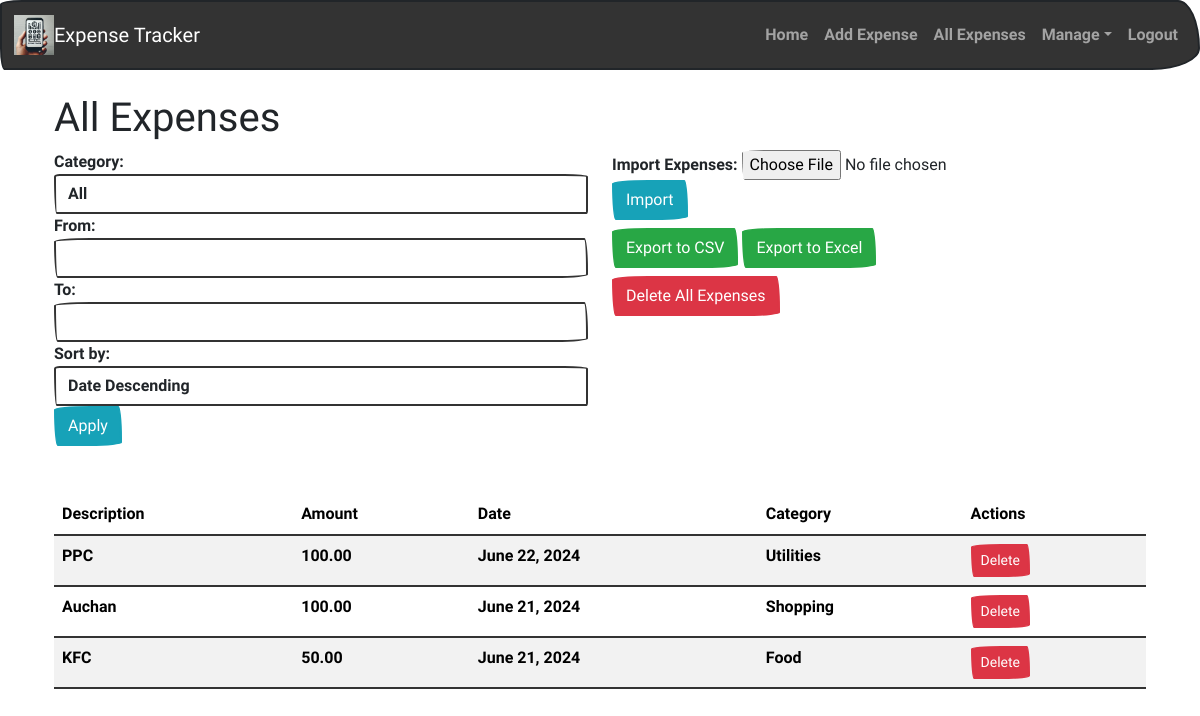
/all/ (signed in), run on the app's committed database.
### expenses/models.py (models this page shows, shortened)
class Expense(models.Model):
    user = models.ForeignKey(User, on_delete=models.CASCADE)
    description = models.CharField(max_length=255)
    amount = models.DecimalField(max_digits=10, decimal_places=2)
    amount_base = models.DecimalField(max_digits=10, decimal_places=2, editable=False, null=True, blank=True)
    date = models.DateField()
    currency = models.CharField(max_length=3, validators=[validate_currency])
    category = models.ForeignKey(Category, on_delete=models.SET_NULL, null=True, blank=True)
    created_at = models.DateTimeField(auto_now_add=True)
    updated_at = models.DateTimeField(auto_now=True)

class Category(models.Model):
    name = models.CharField(max_length=255)

### expenses/views.py (the view)
# urls.py: path('all/', views.all_expenses, name='all_expenses'),
@login_required
def all_expenses(request):
    categories = Category.objects.all()
    selected_category = request.GET.get('category', 'all')
    from_date = request.GET.get('from_date', '')
    to_date = request.GET.get('to_date', '')
    sort_by = request.GET.get('sort_by', 'date_desc')
    expenses = Expense.objects.filter(user=request.user)
    if selected_category != 'all':
        expenses = expenses.filter(category_id=selected_category)
    if from_date:
        expenses = expenses.filter(date__gte=datetime.strptime(from_date, '%d-%m-%Y'))
    if to_date:
        expenses = expenses.filter(date__lte=datetime.strptime(to_date, '%d-%m-%Y'))
    if sort_by == 'date_asc':
        expenses = expenses.order_by('date')
    elif sort_by == 'date_desc':
        expenses = expenses.order_by('-date')
    elif sort_by == 'amount_asc':
        expenses = expenses.order_by('amount')
    elif sort_by == 'amount_desc':
        expenses = expenses.order_by('-amount')
    return render(request, 'expenses/all_expenses.html', {
        'categories': categories,
        'expenses': expenses,
        'selected_category': selected_category,
        'from_date': from_date,
        'to_date': to_date,
        'sort_by': sort_by
    })

### expenses/templates/expenses/all_expenses.html (shortened to what this page needs)
{% extends 'base.html' %}
{% block content %}
<div class="container">
    <h1>All Expenses</h1>
    <div class="row">
        <div class="col-md-6">
            <form method="get" action="{% url 'all_expenses' %}">
                <div class="form-row">
                    <div class="form-group col-md-12">
                        <label for="category">Category:</label>
                        <select class="form-control" id="category" name="category">
                            <option value="all">All</option>
                        </select>
                    </div>
                    <div class="form-group col-md-12">
                        <label for="from_date">From:</label>
                        <input type="text" class="form-control datepicker" id="from_date" name="from_date" value="{{ from_date }}">
                    </div>
                    <div class="form-group col-md-12">
                        <label for="to_date">To:</label>
                        <input type="text" class="form-control datepicker" id="to_date" name="to_date" value="{{ to_date }}">
                    </div>
                    <div class="form-group col-md-12">
                        <label for="sort_by">Sort by:</label>
                        <select class="form-control" id="sort_by" name="sort_by">
                            <option value="date_desc" {% if sort_by == 'date_desc' %}selected{% endif %}>Date Descending</option>
                        </select>
                    </div>
                </div>
                <button type="submit" class="btn btn-info">Apply</button>
            </form>
        </div>
        <div class="col-md-6">
            <form method="post" enctype="multipart/form-data" action="{% url 'import_expenses' %}">
                <div class="form-group">
                    <label for="file">Import Expenses:</label>
                    <input type="file" name="file" class="form-control-file" id="file">
                </div>
                <button type="submit" class="btn btn-info">Import</button>
            </form>
            <a href="{% url 'export_expenses' 'csv' %}" class="btn btn-success mt-2">Export to CSV</a>
            <a href="{% url 'export_expenses' 'excel' %}" class="btn btn-success mt-2">Export to Excel</a>
            <form method="post" action="{% url 'delete_all_expenses' %}">
                <button type="submit" class="btn btn-danger mt-2">Delete All Expenses</button>
            </form>
        </div>
    </div>
    <br><br>
    <table class="table table-striped">
        <thead>
            <tr>
                <th>Description</th>
                <th>Amount</th>
                <th>Date</th>
                <th>Category</th>
                <th>Actions</th>
            </tr>
        </thead>
        <tbody>
            {% for expense in expenses %}
            <tr>
                <td>{{ expense.description }}</td>
                <td>{{ expense.amount }}</td>
                <td>{{ expense.date }}</td>
                <td>{{ expense.category.name }}</td>
                <td>
                    <form method="post" action="{% url 'delete_expense' expense.id %}" style="display:inline;">
                        <button type="submit" class="btn btn-danger btn-sm">Delete</button>
                    </form>
                </td>
            </tr>
            {% endfor %}
        </tbody>
    </table>
</div>
{% endblock %}

### data on the page
Expense: description "PPC", amount "100.00", date "June 22, 2024", category.name "Utilities"
Expense: description "Auchan", amount "100.00", date "June 21, 2024", category.name "Shopping"
Expense: description "KFC", amount "50.00", date "June 21, 2024", category.name "Food"
